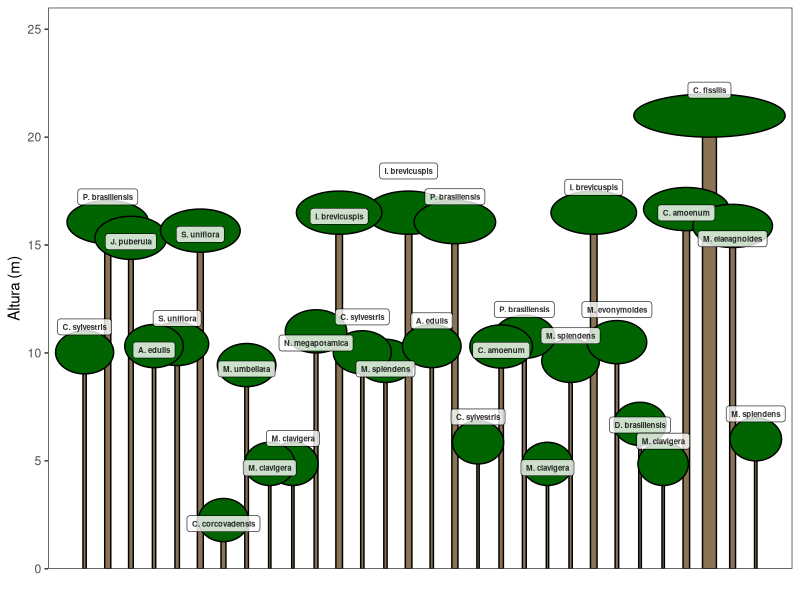
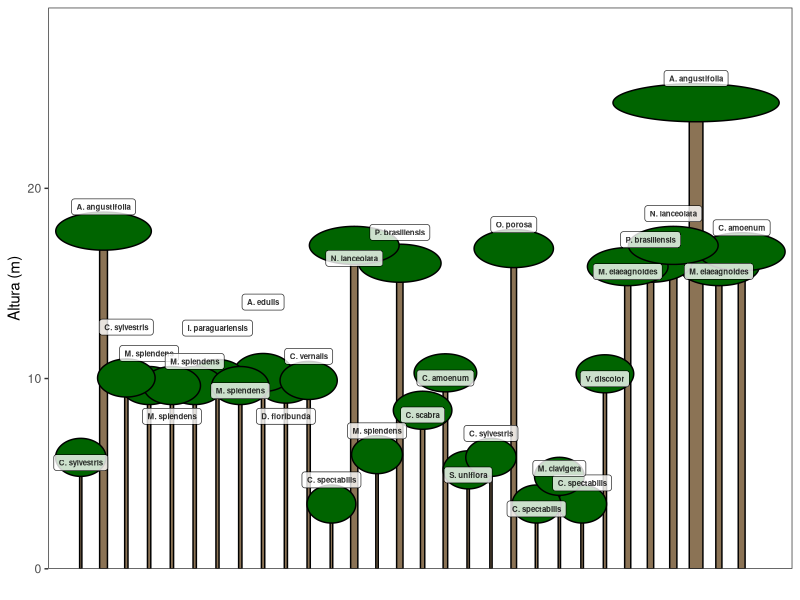
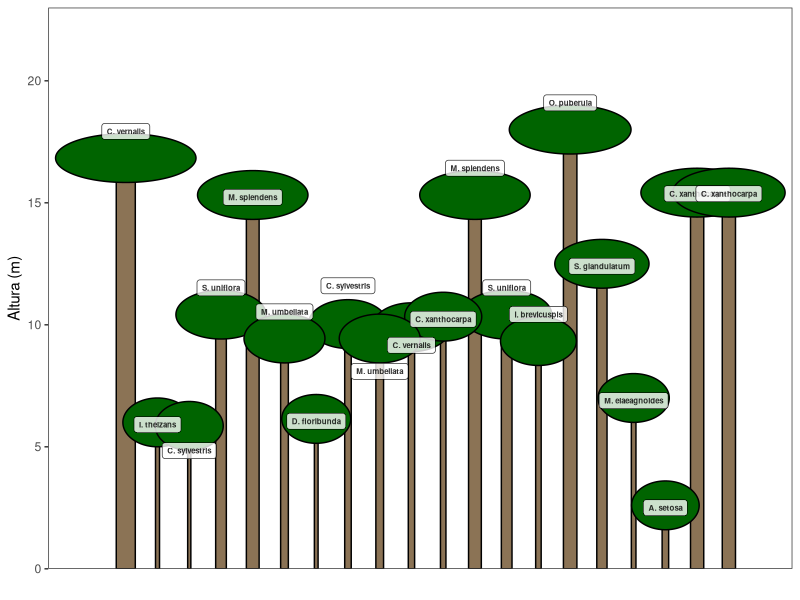

Recreate these plots in R, in order.
## ---- chunk 1
# Para  fazer download dos dados execute a linha a seguir sem o #
# 
# Importar base de dados
dados <- readxl::read_excel("dados_levantamento_fitossociologico.xlsx")
head(dados)
## ---- chunk 2
# Função para geração do perfil esquemático probabilístico
perfil_esquematico <- function(narv){
# Obter altura média para cada espécie em cada estrato vertical
dados_perfil <- aggregate(dados$H, list(dados$`Estrato vertical`,dados$Gen_esp_abv), mean)
# Renomear colunas
colnames(dados_perfil) <- c('estrato','especie','h.med')
# Obter DAP médio para cada espécie em cada estrato vertical
dados_perfil$dap <- aggregate(dados$DAP, list(dados$`Estrato vertical`,dados$Gen_esp_abv), mean)[,3]
# Obter abundância para cada espécie em cada estrato vertical
dados_perfil$ab <- aggregate(dados$Gen_esp_abv, list(dados$`Estrato vertical`,dados$Gen_esp_abv), length)[,3]
# Separar dados por estrato
emergente <- subset(dados_perfil,dados_perfil$estrato=="Emergente")
subbosque <- subset(dados_perfil,dados_perfil$estrato=="Sub-bosque")
superior <- subset(dados_perfil,dados_perfil$estrato=="Superior")
intermediario <- subset(dados_perfil,dados_perfil$estrato=="Intermediário")
# Contar árvores por estrato
narv_estrato <- round(table(dados$`Estrato vertical`)/sum(table(dados$`Estrato vertical`))*narv,0)
# Corrigir diferença, se existente, entre o argumento `narv` e o número de árvres sorteadas
if(sum(narv_estrato)!=narv){
  narv_estrato[which(narv_estrato==max(narv_estrato))] <- narv_estrato[which(narv_estrato==max(narv_estrato))]+1 
}
# Probabilidade de ocorrência das espécies em cada estrato
emergente$prob <- emergente$ab/sum(emergente$ab)
subbosque$prob <- subbosque$ab/sum(subbosque$ab)
superior$prob <- superior$ab/sum(superior$ab)
intermediario$prob <- intermediario$ab/sum(intermediario$ab)
# Sortear árvores por estrato
sample_eme <- sample(1:nrow(emergente), narv_estrato[1], replace = TRUE, emergente$prob)
sample_int <- sample(1:nrow(intermediario), narv_estrato[2], replace = TRUE, intermediario$prob)
sample_sub <- sample(1:nrow(subbosque), narv_estrato[3], replace = TRUE, subbosque$prob)
sample_sup <- sample(1:nrow(superior), narv_estrato[4], replace = TRUE, superior$prob)
sample_eme <- emergente[sample_eme,]
sample_int <- intermediario[sample_int,]
sample_sub <- subbosque[sample_sub,]
sample_sup <- superior[sample_sup,]
# Unir estratos da floresta simulada
sample <- dplyr::bind_rows(sample_eme,sample_int,sample_sub,sample_sup)
sample$dap01 <- (sample$dap-min(sample$dap))/(max(sample$dap)-min(sample$dap))*(.6-.1)+.1
# Atribuir identificadores
sample$id <- sample(1:narv,narv)
id_sp <- unique(sample$especie)
sample$id_sp <- match(sample$especie,id_sp)
# Carregar pacotes necessários
library(ggplot2)
library(ggforce)
library(ggrepel)
# Plotar floresta
perfil <- ggplot(sample)+
  geom_bar(aes(x=id,y=h.med, width=dap01),stat = 'identity', color = 'black', fill = 'burlywood4')+
  geom_ellipse(aes(x0=id, y0=h.med,
                   a=1+3*dap01*h.med/(1/narv*500), #função genérica de diâmetro de copa
                   b=1,angle=0), fill = 'darkgreen')+
  geom_label_repel(aes(x=id,y=h.med+.5,label=especie), direction = 'y', fontface = 'bold',  size = 2, alpha=.8, segment.alpha = 0)+
  scale_x_continuous(breaks = 1:narv, expand = c(.01,0))+
  scale_y_continuous(expand=c(0,0), limits = c(0,max(sample$h.med)+5))+
  xlab('')+
  ylab('Altura (m)')+
  theme_bw()+
  theme(panel.grid = element_blank(),
        axis.text.x = element_blank(),
        axis.ticks.x = element_blank())
return(perfil)
}
## ---- chunk 3
# Número de árvores a serem representadas plotar
quantidade_de_arvores <- 30
# Executar função
perfil_esquematico(quantidade_de_arvores)
## ---- chunk 4
# Executar função
perfil_esquematico(quantidade_de_arvores)
## ---- chunk 5
# Executar função
perfil_esquematico(20)
